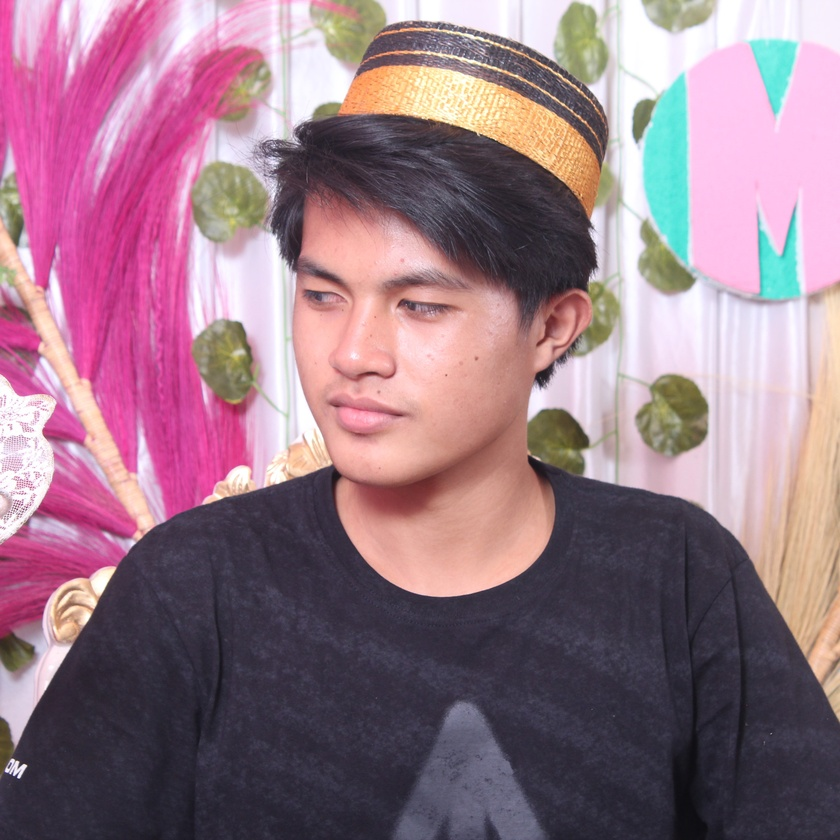
%> input picture IMG_9157.JPG, 840 x 840 px, shrunk from 3456 x 3456 before the run
$ octave Transformasi_Citra.m   (GNU Octave 9; MATLAB toolbox functions it lacks are replaced by stand-ins)
%> lines starting %> are read from the running program, lines starting %| are printed output that depends on the picture; in (x1, y1, x2, y2) boxes, pixels count from 0 and x2, y2 are one past the last pixel; in counts of white or black regions, pixels touching at a corner belong together; the program's own positions count from 1
clc;
clear;

%gammbar
picture = imread ('IMG_9157.JPG');
%> picture is the input picture: size 840x840x3 uint8; mean R, G, B 151.9, 119.8, 134.3
figure(1); imshow(picture)

%merubah gambar jadi keabuan
picture_gray = (0.5*picture(:,:,1) + 0.120*picture(:,:,2) + 0.115*picture (:,:,3));
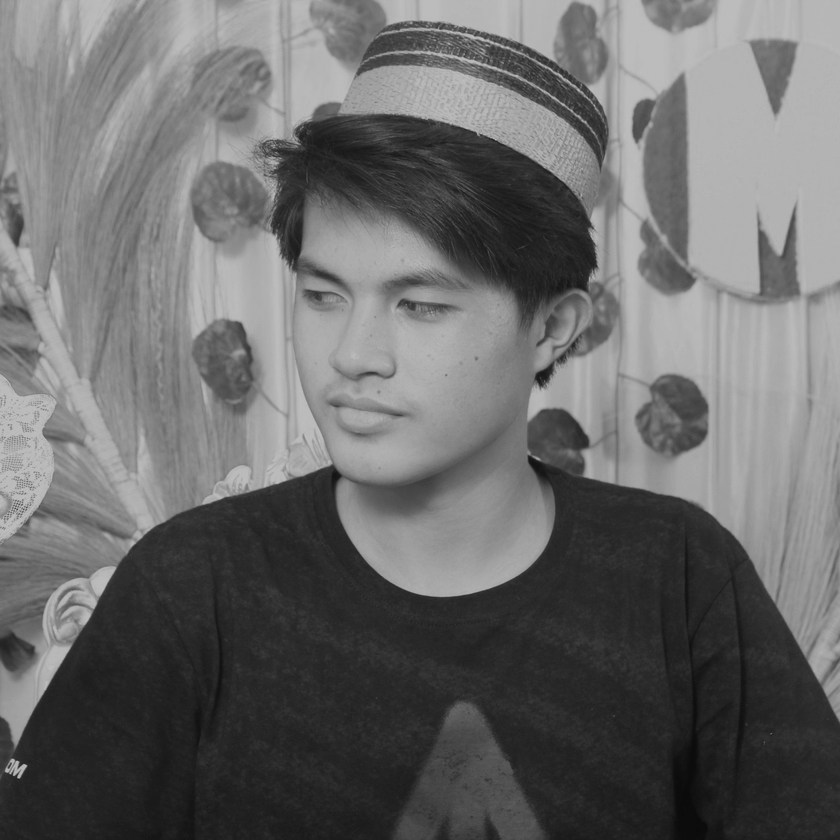
%> picture_gray: size 840x840 uint8; min 10, max 188, mean 106
figure(2); imshow (picture_gray)

%merubah gambar ke citra biner
picture_biner = im2bw(picture_gray,0.5);
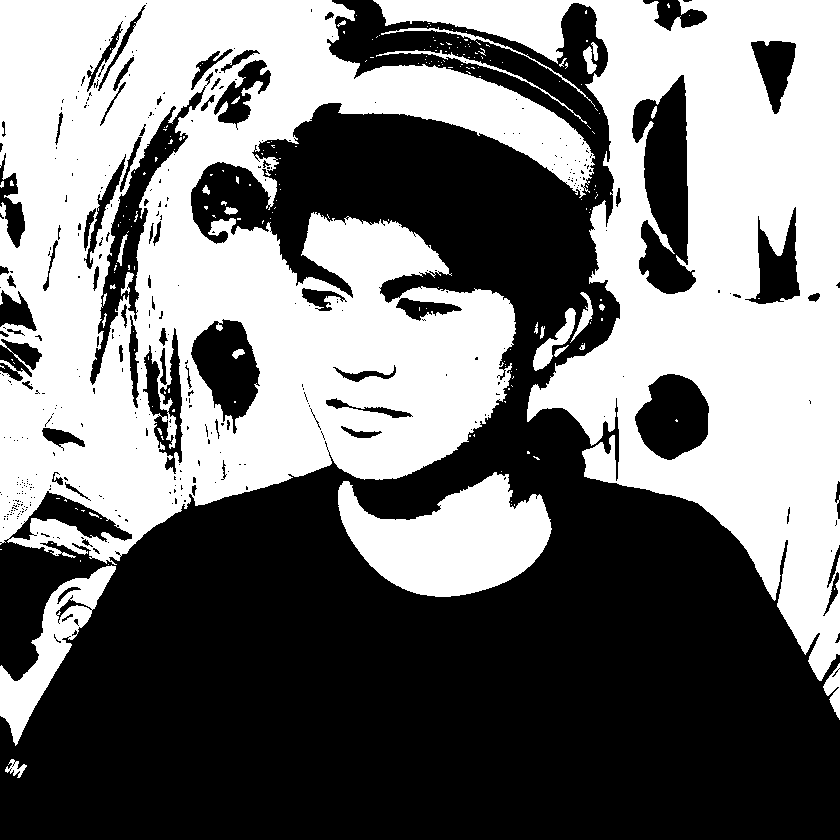
%> picture_biner: size 840x840 logical; 46.7% white; 218 white regions (186 under 20 px), largest, box (x1, y1, x2, y2) and area: (0, 0, 595, 565) 180924, (373, 0, 840, 681) 121891, (338, 472, 552, 597) 16309
figure(3); imshow(picture_biner)

%merubah brightness gambar
picture_brightness = picture_gray + 30;
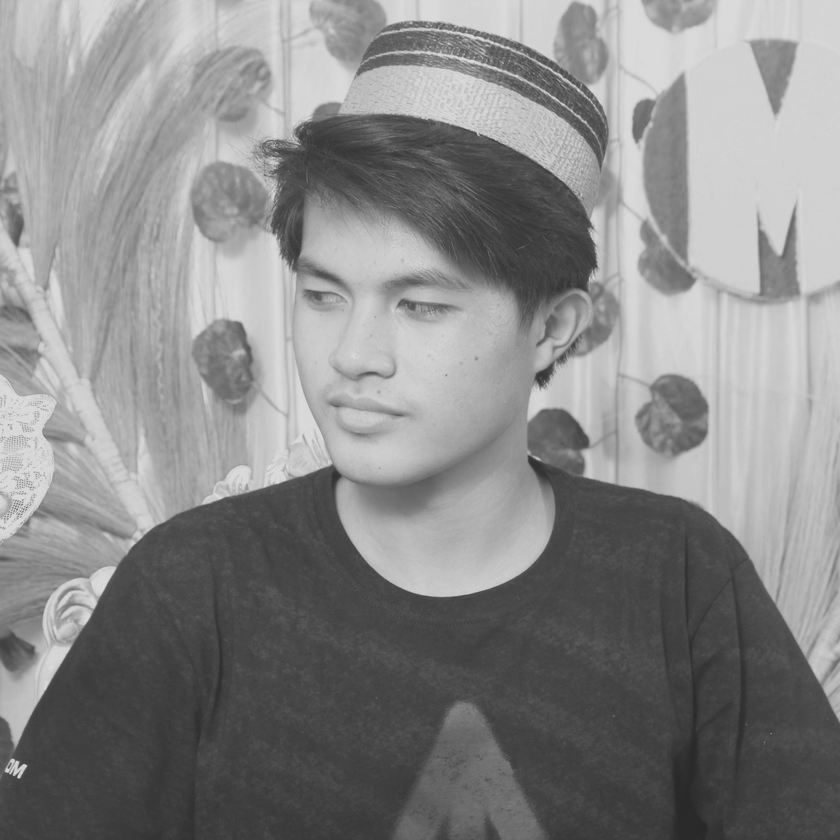
%> picture_brightness: size 840x840 uint8; min 40, max 218, mean 136
figure (4); imshow (picture_brightness)

%merubah contras gambar
picture_contras = picture_gray * 0.5;
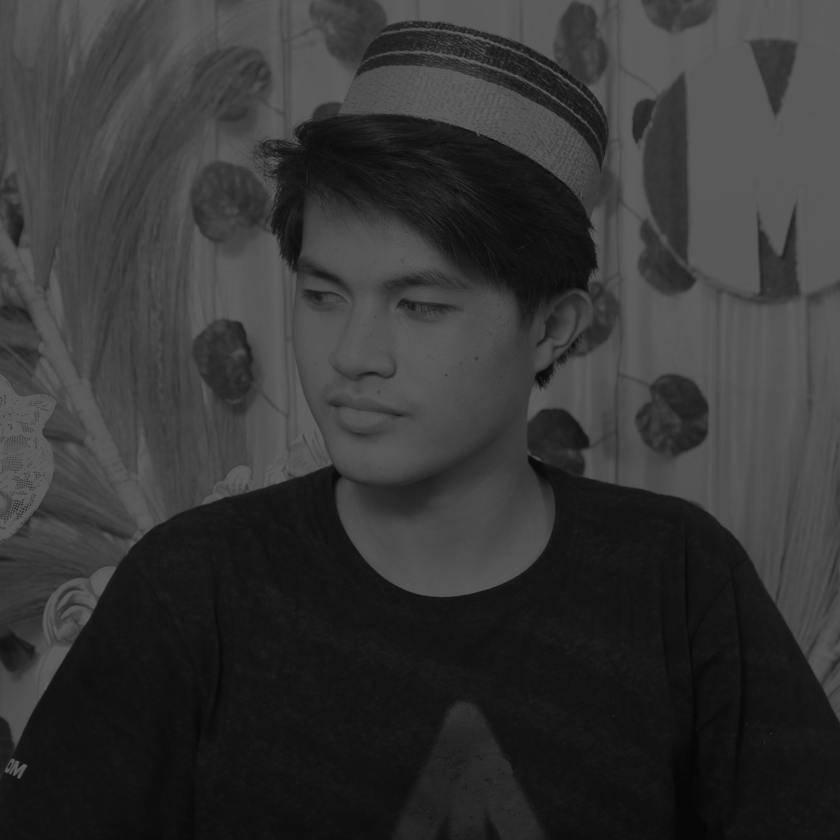
%> picture_contras: size 840x840 uint8; min 5, max 94, mean 53.2
figure (5); imshow (picture_contras)
